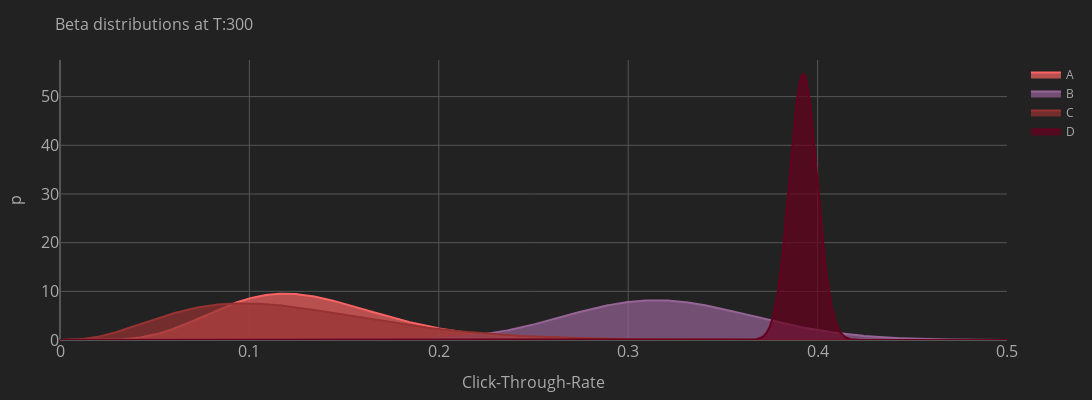
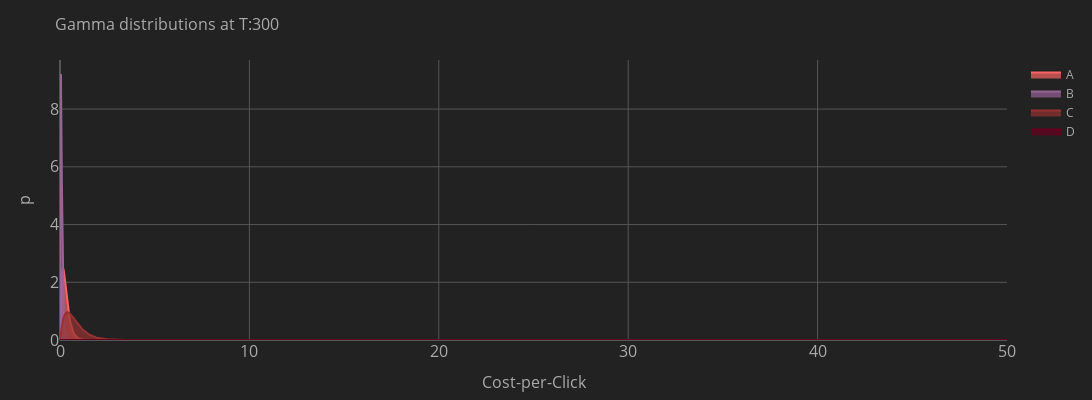

The code cell stored with these charts, in order, in its notebook:
### Code cell
PERIOD = 300

df_T = extract_period(df=bandit.agent.df_log, period=PERIOD)

# Click-Through-Rate - Beta distribution
for variant in df_T:
    print(variant)
    df_T[variant]

x = np.linspace(0, 0.5, 1000)
p_data = [plot.plot(x=x, y=beta.pdf(x, df_T[variant].alpha, df_T[variant].beta), color=i, opacity=0.7, name=variant, showlegend=True) for i, variant in enumerate(df_T)]
layout = plot.layout(title=f'Beta distributions at T:{PERIOD}', x_label='Click-Through-Rate', y_label='p', theme='dark', width=1200, height=400)
layout['xaxis']['range'] = [0, 0.5]
fig = go.Figure(data=p_data, layout=layout).show()
layout['width'], layout['height'] = WIDTH_SAVE, HEIGHT_SAVE
go.Figure(data=p_data, layout=layout).write_image('images/bandit_beta_ab.png')

# Cost-per-Click - gamma distribution
x = np.linspace(0, 50, 1000)
p_data = [plot.plot(x=x, y=gamma.pdf(x, a=df_T[variant].a, scale=df_T[variant].scale), color=i, opacity=0.7, name=variant, showlegend=True) for i, variant in enumerate(df_T)]
layout = plot.layout(title=f'Gamma distributions at T:{PERIOD}', x_label='Cost-per-Click', y_label='p', theme='dark', width=1200, height=400)
layout['xaxis']['range'] = [0, 50]
fig = go.Figure(data=p_data, layout=layout).show()

### Figure 1 — Plotly figure (JSON) as saved in the notebook; plotly's stock layout.template omitted (floating-point values rounded to 4 significant figures; data arrays with more than 128 entries replaced by an {"elided": "..."} marker saying what was removed)
{"data": [{"fill": "tozeroy", "fillcolor": "rgba(250, 100, 100, 0.7)", "marker": {"color": "rgba(250, 100, 100, 1.0)", "line": {"color": "rgba(250, 100, 100, 0.7)", "width": 1}, "opacity": 0.7, "size": 10, "symbol": "circle"}, "name": "A", "showlegend": true, "type": "scatter", "x": {"elided": "1000 float values"}, "y": {"elided": "1000 float values"}}, {"fill": "tozeroy", "fillcolor": "rgba(150, 100, 150, 0.7)", "marker": {"color": "rgba(150, 100, 150, 1.0)", "line": {"color": "rgba(150, 100, 150, 0.7)", "width": 1}, "opacity": 0.7, "size": 10, "symbol": "circle"}, "name": "B", "showlegend": true, "type": "scatter", "x": {"elided": "1000 float values"}, "y": {"elided": "1000 float values"}}, {"fill": "tozeroy", "fillcolor": "rgba(150, 50, 50, 0.7)", "marker": {"color": "rgba(150, 50, 50, 1.0)", "line": {"color": "rgba(150, 50, 50, 0.7)", "width": 1}, "opacity": 0.7, "size": 10, "symbol": "circle"}, "name": "C", "showlegend": true, "type": "scatter", "x": {"elided": "1000 float values"}, "y": {"elided": "1000 float values"}}, {"fill": "tozeroy", "fillcolor": "rgba(103,0,31,0.7)", "marker": {"color": "rgba(103,0,31,1.0)", "line": {"color": "rgba(103,0,31,0.7)", "width": 1}, "opacity": 0.7, "size": 10, "symbol": "circle"}, "name": "D", "showlegend": true, "type": "scatter", "x": {"elided": "1000 float values"}, "y": {"elided": "1000 float values"}}], "layout": {"autosize": true, "height": 400, "legend": {"font": {"color": "#AAAAAA"}}, "margin": {"b": 60, "l": 60, "pad": 0, "r": 60, "t": 60}, "paper_bgcolor": "#222222", "plot_bgcolor": "#222222", "scene": {"camera": {"center": {"x": 0, "y": 0, "z": 0}, "eye": {"x": 0.7, "y": 0.7, "z": 0.7}, "up": {"x": 0, "y": 0, "z": 1}}, "xaxis": {"showbackground": false, "showgrid": false, "showline": false, "showticklabels": false, "title": {"text": ""}, "zeroline": true}, "yaxis": {"showbackground": false, "showgrid": false, "showline": false, "showticklabels": false, "title": {"text": ""}, "zeroline": true}, "zaxis": {"showbackground": false, "showgrid": false, "showline": false, "showticklabels": false, "title": {"text": ""}, "zeroline": true}}, "title": {"font": {"color": "#AAAAAA", "size": 16}, "text": "Beta distributions at T:300"}, "width": 1200, "xaxis": {"color": "#AAAAAA", "gridcolor": "#555555", "range": [0, 0.5], "tickfont": {"size": 16}, "title": {"font": {"color": "#AAAAAA", "size": 16}, "text": "Click-Through-Rate"}, "zerolinecolor": "#555555"}, "yaxis": {"color": "#AAAAAA", "gridcolor": "#555555", "tickfont": {"size": 16}, "title": {"font": {"color": "#AAAAAA", "size": 16}, "text": "p"}, "zerolinecolor": "#555555"}}}

### Figure 2 — Plotly figure (JSON) as saved in the notebook; plotly's stock layout.template omitted (floating-point values rounded to 4 significant figures; data arrays with more than 128 entries replaced by an {"elided": "..."} marker saying what was removed)
{"data": [{"fill": "tozeroy", "fillcolor": "rgba(250, 100, 100, 0.7)", "marker": {"color": "rgba(250, 100, 100, 1.0)", "line": {"color": "rgba(250, 100, 100, 0.7)", "width": 1}, "opacity": 0.7, "size": 10, "symbol": "circle"}, "name": "A", "showlegend": true, "type": "scatter", "x": {"elided": "1000 float values"}, "y": {"elided": "1000 float values"}}, {"fill": "tozeroy", "fillcolor": "rgba(150, 100, 150, 0.7)", "marker": {"color": "rgba(150, 100, 150, 1.0)", "line": {"color": "rgba(150, 100, 150, 0.7)", "width": 1}, "opacity": 0.7, "size": 10, "symbol": "circle"}, "name": "B", "showlegend": true, "type": "scatter", "x": {"elided": "1000 float values"}, "y": {"elided": "1000 float values"}}, {"fill": "tozeroy", "fillcolor": "rgba(150, 50, 50, 0.7)", "marker": {"color": "rgba(150, 50, 50, 1.0)", "line": {"color": "rgba(150, 50, 50, 0.7)", "width": 1}, "opacity": 0.7, "size": 10, "symbol": "circle"}, "name": "C", "showlegend": true, "type": "scatter", "x": {"elided": "1000 float values"}, "y": {"elided": "1000 float values"}}, {"fill": "tozeroy", "fillcolor": "rgba(103,0,31,0.7)", "marker": {"color": "rgba(103,0,31,1.0)", "line": {"color": "rgba(103,0,31,0.7)", "width": 1}, "opacity": 0.7, "size": 10, "symbol": "circle"}, "name": "D", "showlegend": true, "type": "scatter", "x": {"elided": "1000 float values"}, "y": {"elided": "1000 float values"}}], "layout": {"autosize": true, "height": 400, "legend": {"font": {"color": "#AAAAAA"}}, "margin": {"b": 60, "l": 60, "pad": 0, "r": 60, "t": 60}, "paper_bgcolor": "#222222", "plot_bgcolor": "#222222", "scene": {"camera": {"center": {"x": 0, "y": 0, "z": 0}, "eye": {"x": 0.7, "y": 0.7, "z": 0.7}, "up": {"x": 0, "y": 0, "z": 1}}, "xaxis": {"showbackground": false, "showgrid": false, "showline": false, "showticklabels": false, "title": {"text": ""}, "zeroline": true}, "yaxis": {"showbackground": false, "showgrid": false, "showline": false, "showticklabels": false, "title": {"text": ""}, "zeroline": true}, "zaxis": {"showbackground": false, "showgrid": false, "showline": false, "showticklabels": false, "title": {"text": ""}, "zeroline": true}}, "title": {"font": {"color": "#AAAAAA", "size": 16}, "text": "Gamma distributions at T:300"}, "width": 1200, "xaxis": {"color": "#AAAAAA", "gridcolor": "#555555", "range": [0, 50], "tickfont": {"size": 16}, "title": {"font": {"color": "#AAAAAA", "size": 16}, "text": "Cost-per-Click"}, "zerolinecolor": "#555555"}, "yaxis": {"color": "#AAAAAA", "gridcolor": "#555555", "tickfont": {"size": 16}, "title": {"font": {"color": "#AAAAAA", "size": 16}, "text": "p"}, "zerolinecolor": "#555555"}}}
